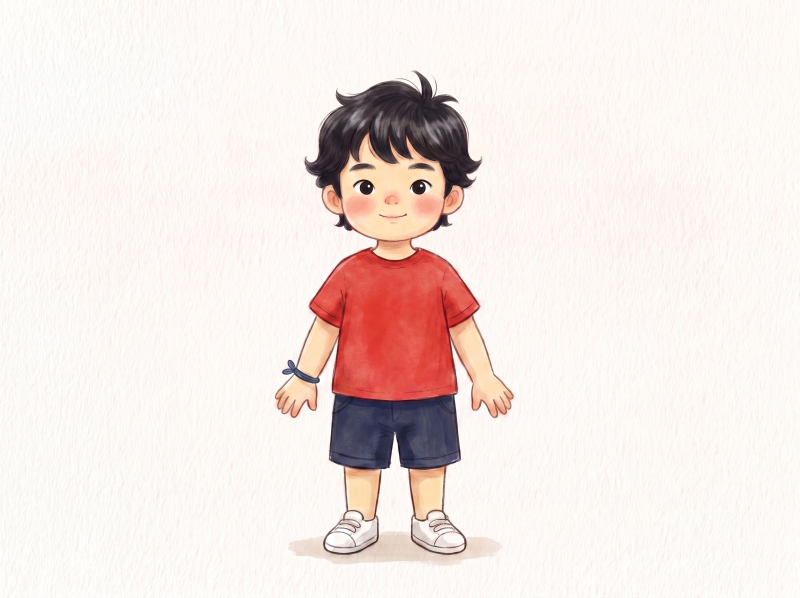
#> input picture .claude/skills-parked/laojohn-picture-writing/assets/角色册/妆-01_小虎.png, 2400 x 1792 px (shown at 1/3 size)
$ python -i illustrate_pptx.py   (imports and definitions only)
#> lines starting #> are read from the running program, lines starting #| are printed output that depends on the picture; after the words box and inside, x2 and y2 are one past the last pixel; in counts of white or black regions, pixels touching at a corner belong together
#> further down, picture is the input picture: PIL image 2400x1792 RGB; mean R, G, B 242, 230.7, 226.8
"""illustrate_pptx.py - 给已审核、已注入动画的写作课 pptx 添插图（2026-09-25 六上五试点起草）。

风格样板：外部人工添图版（记忆 ppt-illustration-style-reference-0925）——
每课一个吉祥物立在页题条右端，主图要大、常出血，正文给图让出一栏，必要时衬一条浅色底带。
本工具只动图与几何：**不改文字**（文字审查归外部 PPT 后处理链）。

用法：
    python illustrate_pptx.py <版式清单.json>
    python illustrate_pptx.py --retime <配图版.pptx> [--out 另存.pptx]   # 只改动画，不动图与版式

版式清单（路径均相对仓库根）：
{
  "src": "写作课件PPT输出/<课次>/<课次>-课件PPT.pptx",
  "out": "C:/Users/.../Desktop/<课次>-课件PPT-配图版.pptx",
  "cache": "课件配图工具/课件产出/<项目>/gpt-image/ppt配图缓存",
  "mascot": {"img": "…/角色/吉祥物-招手.jpg", "h": 2.1, "x": 14.15,
             "bar_right": 15.3, "skip": [1]},          # 自动找页题条（左1.15/顶1.56/高0.91）
  "pages": {
    "6": [ {"op": "band", "box": [0, 3.2, 20, 4.7], "color": "FFF6E5"},
           {"op": "swap", "id": 16, "img": "…/P06.jpg", "box": [x, y, w, h], "anchor": "r", "cutout": true} ],
    ...
  }
}
op 一览：
  swap  在原图位形状里换图（shape id 不变 → 动画绑定保留），并按 box/anchor 重设几何
  add   新增图片（不进动画，随页静态出现）
  geom  改已有形状几何：id + 任意 x/y/w/h（绝对值）或 dx/dy（位移）
  band  通栏浅色底带：插到最底层，不遮任何内容；可选 "round": 半径英寸（圆角底卡）、"line": 描边色
  font  只改某形状内所有 run 的字号（size＝磅），不动文字
  fill  改形状填充色（卡片表头换彩色）
swap／add 可带 "click": N（1 基）：把这张图并进本页第 N 击，与那一击的文字同时出现（0926 用户定：
  图对应某张卡／某一条的，翻页不能先露出来；会露答案的图跟答案那一击）。不写 click＝静态，开场就在，
  只用于整页情境图。按原有点击组重注入，走 helpers.add_click_reveal（单一源，禁复制时间树）。
  ⚠ 图的顶端高于上一击时会造成回跳，这种图宁可并进更早的一击。
  click 另可单独作 op：{"op": "click", "id": 66, "click": 3}——把页上已有的形状（如外部件自带的图）并进第 3 击。
  del：{"op": "del", "id": 53}——删掉一个形状（如判断页上会露答案的图，挪到结果页重新 add）；
  被删的形状若在动画里会报错退出，不静默拆动画。
分节页与结尾页一律不加图（is_section 自动跳过，0925 用户定）。
全局可选：theme（页题条色＋分节页色）、tip_icon（页脚提示句前加手指图标）、mascot、
  effect（动画效果，缺省 "appear"＝出现；"fade"＝淡入）。
动画收尾（retime，2026-09-30 用户定）：全篇点击动画一律改用 effect 指定的效果；手指图标并进它右侧那句
  页脚提示的那一击，与文字一起出现（提示句常驻则图标也常驻）。已出的配图版用 --retime 补做，
  不必重跑整份清单（重跑会冲掉 finalize_external 补的稿纸页、删的讲评页）。
图源是透明底 PNG（gen_cutouts.py 直出）时按不透明区域裁边，不走抠图。
图源可带 "crop": [x0, y0, x1, y1]（像素，先裁再处理）；"cutout": true 把与四边连通的底（白底与浅色水彩底晕）抠成透明，
"keep": "br" 表示右、下两边不起抠（出血贴页边的那侧）。
box 超出页面即出血；anchor 取 c/t/b/l/r 组合（如 br = 右下贴齐）。

⚠ 收尾只调 pptx_text_edit.prune_timing，**不调 normalize_paragraphs**：外部件常见一段多个 pPr，
  它会把文件改成 PowerPoint 打不开（记忆 pptx-text-edit-three-silent-traps-0916 的 0925 反例）。
"""
import hashlib
import importlib.util
import json
import pathlib
import sys

from PIL import Image, ImageChops, ImageDraw, ImageFilter
from pptx import Presentation
from pptx.dml.color import RGBColor
from pptx.enum.shapes import MSO_SHAPE
from pptx.util import Inches

HERE = pathlib.Path(__file__).resolve().parent
_spec = importlib.util.spec_from_file_location("pte", HERE / "pptx_text_edit.py")
pte = importlib.util.module_from_spec(_spec)
# [1 line not run here, left out]
sys.path.insert(0, str(HERE.parent / "scripts"))
from helpers import add_click_reveal  # noqa: E402  单一源，禁复制
from pptx.oxml.ns import qn  # noqa: E402

A = "{http://schemas.openxmlformats.org/drawingml/2006/main}"
R_EMBED = "{http://schemas.openxmlformats.org/officeDocument/2006/relationships}embed"
E = 914400


# ───────────── 图片预处理 ─────────────
# [17 lines left out: function _trim, not called in this run]


def _cutout(im, keep=""):
    """与四边连通的「底」变透明。底＝高亮且低饱和的像素：白底之外，把人物身后的米色／浅绿
    水彩底晕也一并算作底（只认纯白会留下一块块晕染，0925 用户点名「右下角没抠干净」）。
    keep 里列出的边（t/b/l/r）不从该边起抠：出血贴页边的那一侧，桌子稿纸本就该被页边截断，
    从那边起抠反会把贴边的实物抠穿。只从「是底」的边缘点起泛洪，贴边的头发不会被当成底。"""
#> called with keep = ''
    rgb = im.convert("RGB")
    w, h = rgb.size
#> w = 2400; h = 1792
    mn = ImageChops.darker(ImageChops.darker(*rgb.split()[:2]), rgb.split()[2])
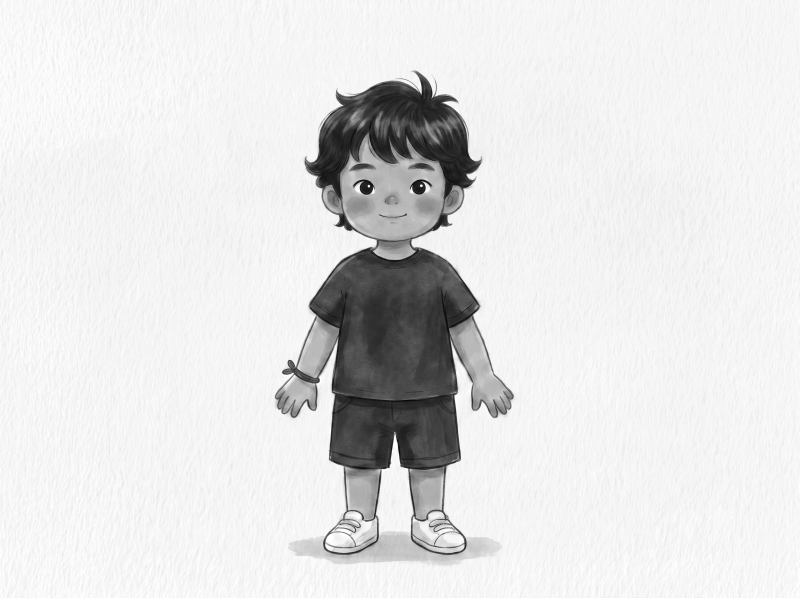
#> mn: PIL image 2400x1792 L (shown at 1/3 size); min 0, max 255, mean 226.1
    mx = ImageChops.lighter(ImageChops.lighter(*rgb.split()[:2]), rgb.split()[2])
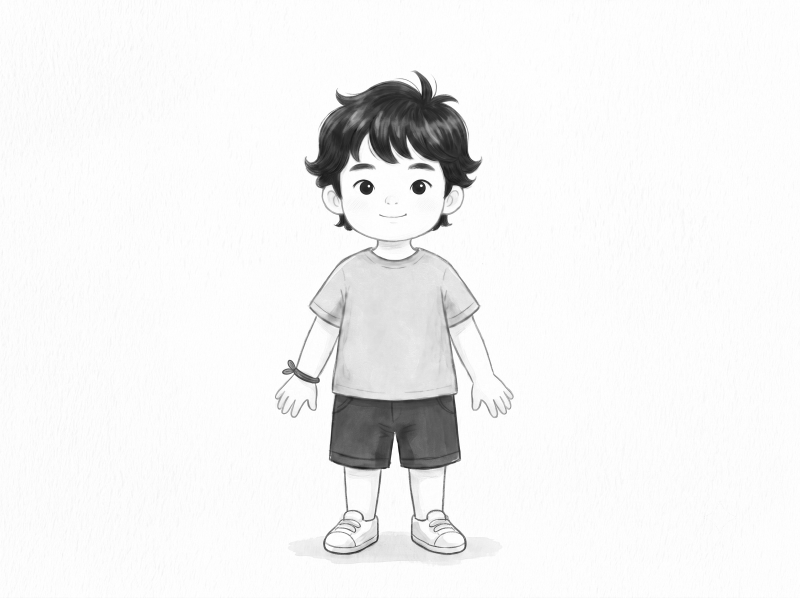
#> mx: PIL image 2400x1792 L (shown at 1/3 size); min 10, max 255, mean 242.5
    chroma = ImageChops.subtract(mx, mn)
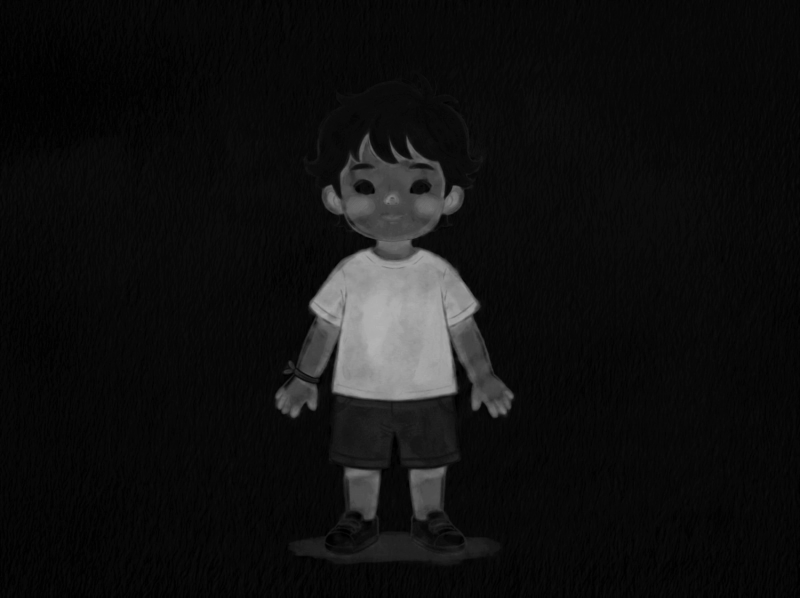
#> chroma: PIL image 2400x1792 L (shown at 1/3 size); min 0, max 180, mean 16.4
    bright = mn.point(lambda v: 255 if v >= 200 else 0)
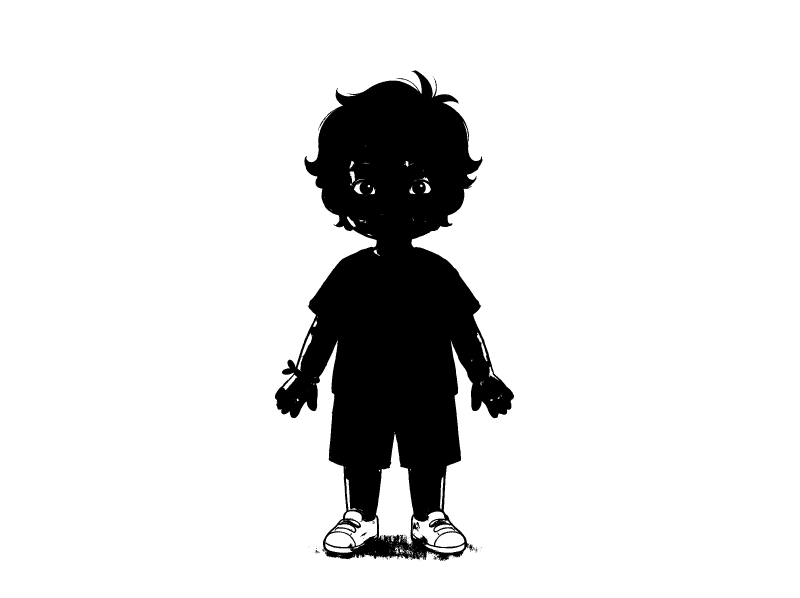
#> bright: PIL image 2400x1792 L (shown at 1/3 size); 87.6% white; 123 black regions (114 under 20 px), largest, box (x1, y1, x2, y2) and area: (825, 211, 1542, 1683) 534080, (1239, 1566, 1260, 1594) 280, (1407, 1632, 1424, 1655) 141
    pale = chroma.point(lambda v: 255 if v <= 48 else 0)
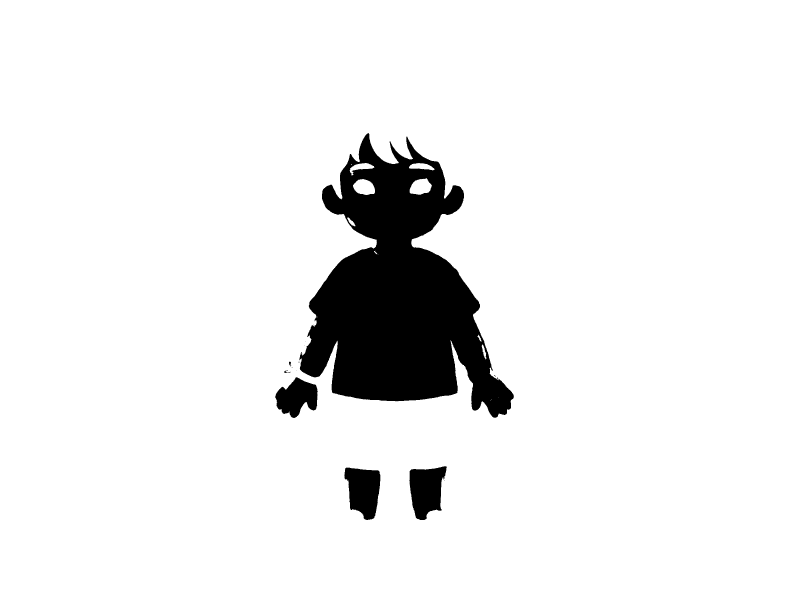
#> pale: PIL image 2400x1792 L (shown at 1/3 size); 92.6% white; 18 black regions (12 under 20 px), largest, box (x1, y1, x2, y2) and area: (898, 399, 1542, 1253) 285147, (1228, 1399, 1340, 1560) 12745, (1033, 1403, 1141, 1560) 12366, (826, 1132, 953, 1254) 9890, (852, 1111, 873, 1119) 56, (867, 1085, 873, 1100) 54
    bgmask = ImageChops.multiply(bright, pale)          # 255＝像底
    step = max(6, min(w, h) // 80)
#> step = 22
    seeds = []
    if "t" not in keep: seeds += [(x, 0) for x in range(0, w, step)]
    if "b" not in keep: seeds += [(x, h - 1) for x in range(0, w, step)]
    if "l" not in keep: seeds += [(0, y) for y in range(0, h, step)]
    if "r" not in keep: seeds += [(w - 1, y) for y in range(0, h, step)]
    for s in seeds:
        if bgmask.getpixel(s) == 255:
            ImageDraw.floodfill(bgmask, s, 128)
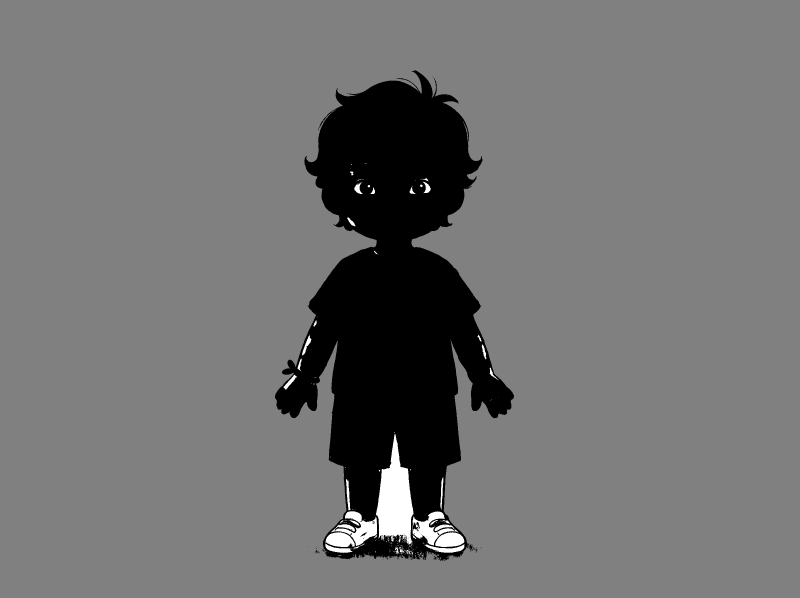
#> bgmask: PIL image 2400x1792 L (shown at 1/3 size); min 0, max 255, mean 113.4
    hole = bgmask.point(lambda v: 255 if v == 128 else 0)
#> hole: PIL image 2400x1792 L; 86.4% white; 71 black regions (66 under 20 px), largest, box (x1, y1, x2, y2) and area: (825, 211, 1542, 1683) 583195, (1407, 1632, 1424, 1655) 146, (947, 1650, 959, 1660) 46, (1301, 1671, 1310, 1680) 39, (1426, 1646, 1433, 1658) 24
    hole = hole.filter(ImageFilter.MaxFilter(5))        # 向内多吃两像素，去掉浅色描边光晕
#> hole: PIL image 2400x1792 L; 86.8% white; 2 black regions (1 under 20 px), largest, box (x1, y1, x2, y2) and area: (827, 214, 1540, 1678) 566238
    alpha = ImageChops.invert(hole).filter(ImageFilter.GaussianBlur(1.3))
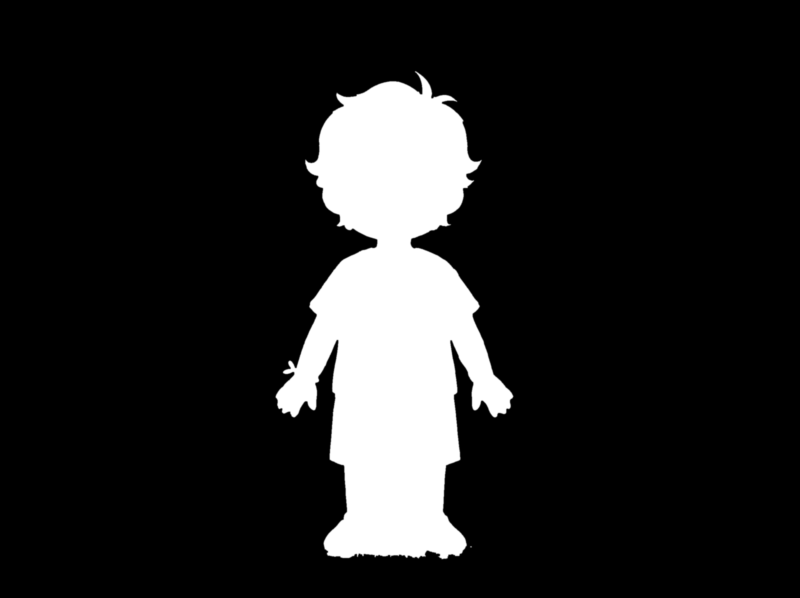
#> alpha: PIL image 2400x1792 L (shown at 1/3 size); min 0, max 255, mean 33.6
    out = rgb.convert("RGBA")
    out.putalpha(alpha)
    return out


# [96 lines left out: functions prep, fit, shape, set_geom, op_swap, op_add and 1 more, not called in this run]


def set_fill(sh, color):
    sh.fill.solid()
    sh.fill.fore_color.rgb = RGBColor.from_string(color)


# [198 lines left out: functions footer_tips, is_section, title_bar, click_groups, pair_tip_icons, retime and 3 more, not called in this run]


# [8 lines not run here, left out]

>>> from PIL import Image
>>> picture = Image.open('../../../skills-parked/laojohn-picture-writing/assets/角色册/妆-01_小虎.png')
>>> result = _cutout(picture)
